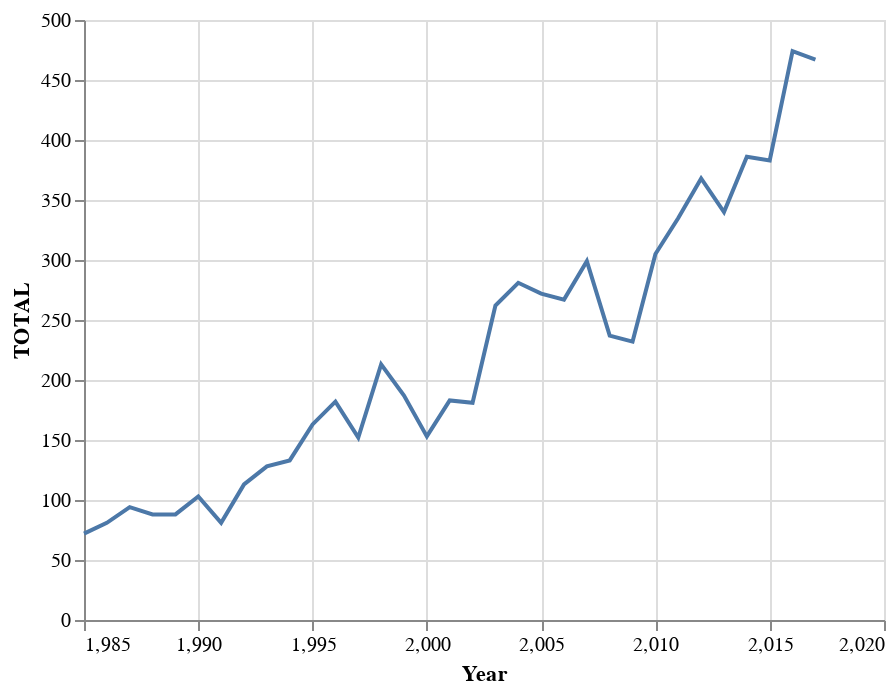

This figure's notebook cell:
### Code cell
alt.Chart(total_strand).mark_line().encode(
    x = 'Year',
    y = 'TOTAL'
)

### Figure 1 — Vega-Lite specification as saved in the notebook (floating-point values rounded to 4 significant figures)
{"config": {"view": {"continuousWidth": 400, "continuousHeight": 300}}, "data": {"name": "data-f815a7d69f695158e9ebfcfa578a2a1a"}, "mark": "line", "encoding": {"x": {"type": "quantitative", "field": "Year"}, "y": {"type": "quantitative", "field": "TOTAL"}}, "$schema": "https://vega.github.io/schema/vega-lite/v4.8.1.json", "datasets": {"data-f815a7d69f695158e9ebfcfa578a2a1a": [{"Year": 1985, "Jan": 2, "Feb": 4, "Mar": 3, "Apr": 4, "May": 3, "Jun": 8, "Jul": 12, "Aug": 9, "Sep": 9, "Oct": 10, "Nov": 4, "Dec": 4, "TOTAL": 72, "Spring": 10, "Summer": 29, "Autumn": 23, "Winter": 10}, {"Year": 1986, "Jan": 2, "Feb": 10, "Mar": 4, "Apr": 5, "May": 9, "Jun": 5, "Jul": 6, "Aug": 16, "Sep": 8, "Oct": 8, "Nov": 3, "Dec": 5, "TOTAL": 81, "Spring": 18, "Summer": 27, "Autumn": 19, "Winter": 17}, {"Year": 1987, "Jan": 4, "Feb": 7, "Mar": 10, "Apr": 4, "May": 5, "Jun": 11, "Jul": 7, "Aug": 16, "Sep": 4, "Oct": 11, "Nov": 7, "Dec": 8, "TOTAL": 94, "Spring": 19, "Summer": 34, "Autumn": 22, "Winter": 19}, {"Year": 1988, "Jan": 5, "Feb": 6, "Mar": 12, "Apr": 4, "May": 8, "Jun": 7, "Jul": 5, "Aug": 15, "Sep": 6, "Oct": 5, "Nov": 10, "Dec": 5, "TOTAL": 88, "Spring": 24, "Summer": 27, "Autumn": 21, "Winter": 16}, {"Year": 1989, "Jan": 3, "Feb": 6, "Mar": 14, "Apr": 6, "May": 6, "Jun": 9, "Jul": 7, "Aug": 8, "Sep": 10, "Oct": 7, "Nov": 11, "Dec": 1, "TOTAL": 88, "Spring": 26, "Summer": 24, "Autumn": 28, "Winter": 10}, {"Year": 1990, "Jan": 9, "Feb": 16, "Mar": 11, "Apr": 7, "May": 7, "Jun": 9, "Jul": 11, "Aug": 9, "Sep": 6, "Oct": 9, "Nov": 4, "Dec": 5, "TOTAL": 103, "Spring": 25, "Summer": 29, "Autumn": 19, "Winter": 30}, {"Year": 1991, "Jan": 6, "Feb": 8, "Mar": 6, "Apr": 9, "May": 9, "Jun": 15, "Jul": 5, "Aug": 6, "Sep": 7, "Oct": 4, "Nov": 5, "Dec": 1, "TOTAL": 81, "Spring": 24, "Summer": 26, "Autumn": 16, "Winter": 15}, {"Year": 1992, "Jan": 8, "Feb": 3, "Mar": 7, "Apr": 6, "May": 6, "Jun": 18, "Jul": 14, "Aug": 16, "Sep": 14, "Oct": 8, "Nov": 5, "Dec": 8, "TOTAL": 113, "Spring": 19, "Summer": 48, "Autumn": 27, "Winter": 19}, {"Year": 1993, "Jan": 8, "Feb": 10, "Mar": 8, "Apr": 12, "May": 17, "Jun": 12, "Jul": 12, "Aug": 7, "Sep": 5, "Oct": 15, "Nov": 12, "Dec": 10, "TOTAL": 128, "Spring": 37, "Summer": 31, "Autumn": 32, "Winter": 28}, {"Year": 1994, "Jan": 9, "Feb": 13, "Mar": 14, "Apr": 18, "May": 11, "Jun": 11, "Jul": 7, "Aug": 16, "Sep": 8, "Oct": 8, "Nov": 8, "Dec": 10, "TOTAL": 133, "Spring": 43, "Summer": 34, "Autumn": 24, "Winter": 32}, {"Year": 1995, "Jan": 11, "Feb": 11, "Mar": 6, "Apr": 19, "May": 17, "Jun": 12, "Jul": 32, "Aug": 14, "Sep": 12, "Oct": 10, "Nov": 12, "Dec": 7, "TOTAL": 163, "Spring": 42, "Summer": 58, "Autumn": 34, "Winter": 29}, {"Year": 1996, "Jan": 3, "Feb": 11, "Mar": 11, "Apr": 22, "May": 16, "Jun": 17, "Jul": 34, "Aug": 18, "Sep": 18, "Oct": 14, "Nov": 5, "Dec": 13, "TOTAL": 182, "Spring": 49, "Summer": 69, "Autumn": 37, "Winter": 27}, {"Year": 1997, "Jan": 19, "Feb": 12, "Mar": 13, "Apr": 19, "May": 12, "Jun": 12, "Jul": 15, "Aug": 15, "Sep": 11, "Oct": 12, "Nov": 10, "Dec": 2, "TOTAL": 152, "Spring": 44, "Summer": 42, "Autumn": 33, "Winter": 33}, {"Year": 1998, "Jan": 11, "Feb": 13, "Mar": 20, "Apr": 29, "May": 27, "Jun": 31, "Jul": 17, "Aug": 15, "Sep": 9, "Oct": 10, "Nov": 17, "Dec": 14, "TOTAL": 213, "Spring": 76, "Summer": 63, "Autumn": 36, "Winter": 38}, {"Year": 1999, "Jan": 11, "Feb": 15, "Mar": 20, "Apr": 20, "May": 11, "Jun": 11, "Jul": 15, "Aug": 28, "Sep": 20, "Oct": 14, "Nov": 13, "Dec": 9, "TOTAL": 187, "Spring": 51, "Summer": 54, "Autumn": 47, "Winter": 35}, {"Year": 2000, "Jan": 6, "Feb": 8, "Mar": 18, "Apr": 18, "May": 11, "Jun": 14, "Jul": 18, "Aug": 12, "Sep": 19, "Oct": 6, "Nov": 17, "Dec": 6, "TOTAL": 153, "Spring": 47, "Summer": 44, "Autumn": 42, "Winter": 20}, {"Year": 2001, "Jan": 6, "Feb": 10, "Mar": 17, "Apr": 25, "May": 16, "Jun": 12, "Jul": 14, "Aug": 17, "Sep": 18, "Oct": 19, "Nov": 15, "Dec": 14, "TOTAL": 183, "Spring": 58, "Summer": 43, "Autumn": 52, "Winter": 30}, {"Year": 2002, "Jan": 9, "Feb": 14, "Mar": 17, "Apr": 22, "May": 31, "Jun": 11, "Jul": 18, "Aug": 15, "Sep": 16, "Oct": 11, "Nov": 9, "Dec": 8, "TOTAL": 181, "Spring": 70, "Summer": 44, "Autumn": 36, "Winter": 31}, {"Year": 2003, "Jan": 7, "Feb": 17, "Mar": 23, "Apr": 48, "May": 21, "Jun": 15, "Jul": 14, "Aug": 25, "Sep": 28, "Oct": 36, "Nov": 19, "Dec": 9, "TOTAL": 262, "Spring": 92, "Summer": 54, "Autumn": 83, "Winter": 33}, {"Year": 2004, "Jan": 16, "Feb": 20, "Mar": 18, "Apr": 63, "May": 26, "Jun": 18, "Jul": 25, "Aug": 24, "Sep": 23, "Oct": 20, "Nov": 13, "Dec": 15, "TOTAL": 281, "Spring": 107, "Summer": 67, "Autumn": 56, "Winter": 51}, {"Year": 2005, "Jan": 21, "Feb": 29, "Mar": 29, "Apr": 29, "May": 18, "Jun": 21, "Jul": 27, "Aug": 36, "Sep": 19, "Oct": 11, "Nov": 12, "Dec": 20, "TOTAL": 272, "Spring": 76, "Summer": 84, "Autumn": 42, "Winter": 70}, {"Year": 2006, "Jan": 13, "Feb": 14, "Mar": 25, "Apr": 35, "May": 23, "Jun": 18, "Jul": 28, "Aug": 28, "Sep": 25, "Oct": 26, "Nov": 19, "Dec": 13, "TOTAL": 267, "Spring": 83, "Summer": 74, "Autumn": 70, "Winter": 40}, {"Year": 2007, "Jan": 9, "Feb": 18, "Mar": 28, "Apr": 32, "May": 24, "Jun": 24, "Jul": 26, "Aug": 29, "Sep": 22, "Oct": 31, "Nov": 29, "Dec": 27, "TOTAL": 299, "Spring": 84, "Summer": 79, "Autumn": 82, "Winter": 54}, {"Year": 2008, "Jan": 16, "Feb": 29, "Mar": 28, "Apr": 18, "May": 25, "Jun": 29, "Jul": 15, "Aug": 18, "Sep": 18, "Oct": 18, "Nov": 9, "Dec": 14, "TOTAL": 237, "Spring": 71, "Summer": 62, "Autumn": 45, "Winter": 59}, {"Year": 2009, "Jan": 11, "Feb": 16, "Mar": 27, "Apr": 18, "May": 13, "Jun": 19, "Jul": 15, "Aug": 20, "Sep": 19, "Oct": 36, "Nov": 15, "Dec": 23, "TOTAL": 232, "Spring": 58, "Summer": 54, "Autumn": 70, "Winter": 50}, {"Year": 2010, "Jan": 14, "Feb": 18, "Mar": 37, "Apr": 44, "May": 23, "Jun": 16, "Jul": 32, "Aug": 29, "Sep": 33, "Oct": 25, "Nov": 18, "Dec": 16, "TOTAL": 305, "Spring": 104, "Summer": 77, "Autumn": 76, "Winter": 48}, {"Year": 2011, "Jan": 29, "Feb": 29, "Mar": 27, "Apr": 29, "May": 28, "Jun": 14, "Jul": 15, "Aug": 42, "Sep": 37, "Oct": 41, "Nov": 23, "Dec": 21, "TOTAL": 335, "Spring": 84, "Summer": 71, "Autumn": 101, "Winter": 79}, {"Year": 2012, "Jan": 38, "Feb": 37, "Mar": 33, "Apr": 27, "May": 29, "Jun": 35, "Jul": 34, "Aug": 30, "Sep": 30, "Oct": 32, "Nov": 14, "Dec": 29, "TOTAL": 368, "Spring": 89, "Summer": 99, "Autumn": 76, "Winter": 104}, {"Year": 2013, "Jan": 22, "Feb": 31, "Mar": 43, "Apr": 26, "May": 22, "Jun": 19, "Jul": 31, "Aug": 25, "Sep": 46, "Oct": 27, "Nov": 27, "Dec": 21, "TOTAL": 340, "Spring": 91, "Summer": 75, "Autumn": 100, "Winter": 74}, {"Year": 2014, "Jan": 28, "Feb": 26, "Mar": 39, "Apr": 28, "May": 24, "Jun": 22, "Jul": 33, "Aug": 41, "Sep": 55, "Oct": 42, "Nov": 24, "Dec": 24, "TOTAL": 386, "Spring": 91, "Summer": 96, "Autumn": 121, "Winter": 78}, {"Year": 2015, "Jan": 21, "Feb": 21, "Mar": 27, "Apr": 31, "May": 34, "Jun": 22, "Jul": 46, "Aug": 43, "Sep": 50, "Oct": 33, "Nov": 28, "Dec": 27, "TOTAL": 383, "Spring": 92, "Summer": 111, "Autumn": 111, "Winter": 69}, {"Year": 2016, "Jan": 19, "Feb": 40, "Mar": 48, "Apr": 43, "May": 57, "Jun": 42, "Jul": 63, "Aug": 54, "Sep": 27, "Oct": 42, "Nov": 16, "Dec": 23, "TOTAL": 474, "Spring": 148, "Summer": 159, "Autumn": 85, "Winter": 82}, {"Year": 2017, "Jan": 34, "Feb": 43, "Mar": 52, "Apr": 46, "May": 58, "Jun": 41, "Jul": 46, "Aug": 48, "Sep": 33, "Oct": 21, "Nov": 26, "Dec": 19, "TOTAL": 467, "Spring": 156, "Summer": 135, "Autumn": 80, "Winter": 96}]}}
